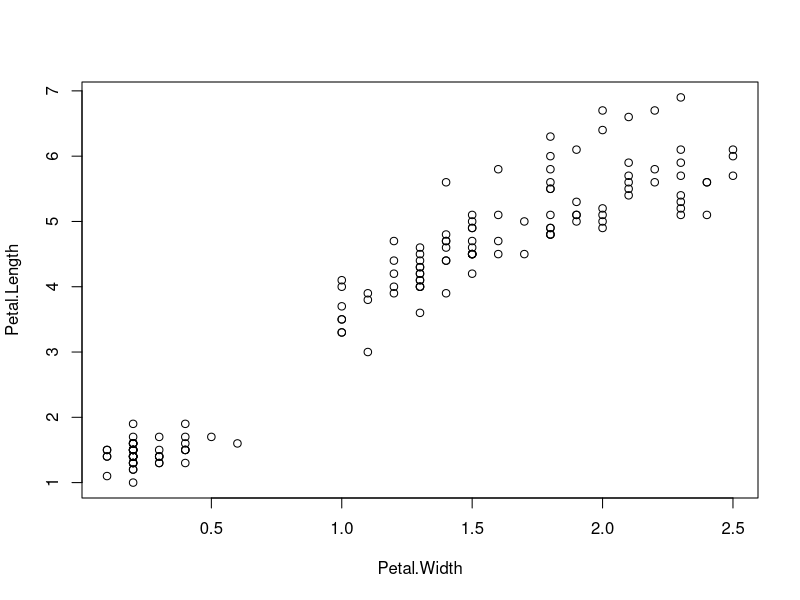

This figure's R source:
## ---- chunk 1
library(tidyverse)
## ---- chunk 2
data("iris")
attach(iris)
## ---- chunk 3
head(iris)
## ---- chunk 4
mean(Petal.Width)
## ---- chunk 5
sd(Petal.Width)
## ---- chunk 6
plot(Petal.Length ~ Petal.Width)
